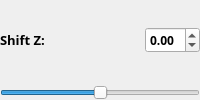
          <widget class="QWidget" name="shiftZ_container" native="true">
           <layout class="QVBoxLayout" name="shiftZ_verticalLayout">
            <property name="spacing">
             <number>4</number>
            </property>
            <property name="leftMargin">
             <number>0</number>
            </property>
            <property name="topMargin">
             <number>0</number>
            </property>
            <property name="rightMargin">
             <number>0</number>
            </property>
            <property name="bottomMargin">
             <number>0</number>
            </property>
            <item>
             <widget class="QWidget" name="shiftZ_topContainer" native="true">
              <layout class="QHBoxLayout" name="shiftZ_top_horizontalLayout">
               <property name="leftMargin">
                <number>0</number>
               </property>
               <property name="topMargin">
                <number>0</number>
               </property>
               <property name="rightMargin">
                <number>0</number>
               </property>
               <property name="bottomMargin">
                <number>0</number>
               </property>
               <item>
                <widget class="QLabel" name="shiftZ_label">
                 <property name="sizePolicy">
                  <sizepolicy hsizetype="Expanding" vsizetype="Fixed">
                   <horstretch>0</horstretch>
                   <verstretch>0</verstretch>
                  </sizepolicy>
                 </property>
                 <property name="font">
                  <font>
                   <family>Segoe UI Semibold</family>
                   <pointsize>10</pointsize>
                   <weight>75</weight>
                   <bold>true</bold>
                  </font>
                 </property>
                 <property name="styleSheet">
                  <string notr="true"/>
                 </property>
                 <property name="text">
                  <string>Shift Z:</string>
                 </property>
                 <property name="alignment">
                  <set>Qt::AlignLeading|Qt::AlignLeft|Qt::AlignTop</set>
                 </property>
                 <property name="margin">
                  <number>0</number>
                 </property>
                </widget>
               </item>
               <item>
                <widget class="QDoubleSpinBox" name="shiftZ_spinBox">
                 <property name="font">
                  <font>
                   <family>Segoe UI Semibold</family>
                   <pointsize>9</pointsize>
                   <weight>75</weight>
                   <bold>true</bold>
                  </font>
                 </property>
                 <property name="styleSheet">
                  <string notr="true"/>
                 </property>
                 <property name="frame">
                  <bool>true</bool>
                 </property>
                 <property name="minimum">
                  <double>-2.000000000000000</double>
                 </property>
                 <property name="maximum">
                  <double>2.000000000000000</double>
                 </property>
                 <property name="singleStep">
                  <double>0.010000000000000</double>
                 </property>
                </widget>
               </item>
              </layout>
             </widget>
            </item>
            <item>
             <widget class="QSlider" name="shiftZ_slider">
              <property name="minimum">
               <number>-200</number>
              </property>
              <property name="maximum">
               <number>200</number>
              </property>
              <property name="orientation">
               <enum>Qt::Horizontal</enum>
              </property>
             </widget>
            </item>
           </layout>
          </widget>
